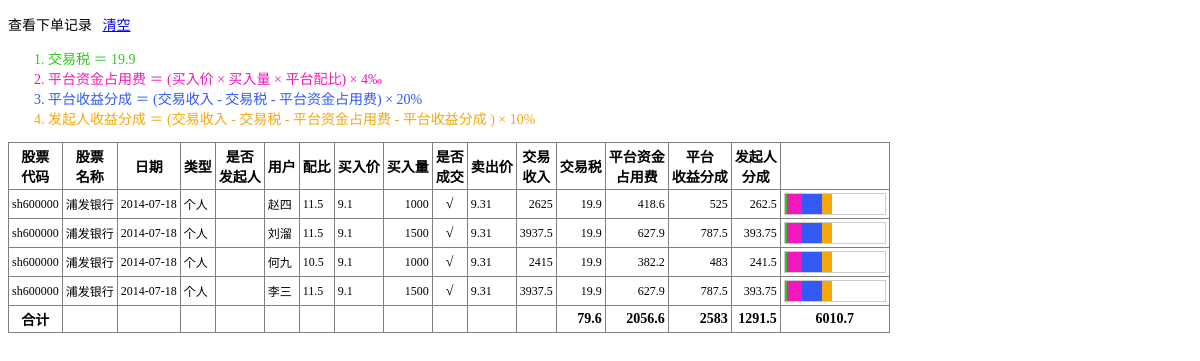
Before: /admin/tradelog_manage.php with the older database file.
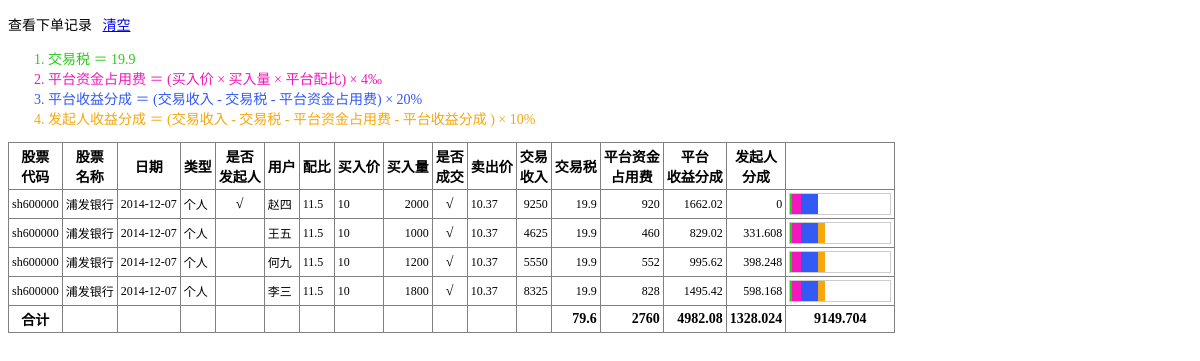
After: the same page with the newer database file.
### tables this page shows
CREATE TABLE `trade_order_log` (
  `id` int(11) NOT NULL AUTO_INCREMENT,
  `order_id` int(11) NOT NULL DEFAULT '0' COMMENT '跟单编号',
  `order_type` tinyint(4) DEFAULT NULL COMMENT '跟单类型 0:个单 1:团单',
  `regdate` date DEFAULT NULL COMMENT '创建日期',
  `user_id` int(11) NOT NULL DEFAULT '0' COMMENT '用户ID',
  `user_name` varchar(50) NOT NULL DEFAULT '0' COMMENT '用户名',
  `fng_nick` varchar(50) NOT NULL DEFAULT '0' COMMENT 'FNG昵称',
  `stock_id` int(11) NOT NULL DEFAULT '0' COMMENT '股票ID',
  `stock_code` varchar(50) NOT NULL DEFAULT '0' COMMENT '股票代码',
  `stock_name` varchar(50) NOT NULL DEFAULT '0' COMMENT '股票名称',
  `buying_rate` float NOT NULL DEFAULT '0' COMMENT '买入价',
  `is_deal` tinyint(4) NOT NULL DEFAULT '0' COMMENT '是否成交',
  `liquidate_date` datetime NOT NULL COMMENT '平仓时间',
  `selling_rate` float NOT NULL DEFAULT '0' COMMENT '卖出价',
  `amount` int(11) DEFAULT '0' COMMENT '买入数量',
  `user_quota` float DEFAULT '0' COMMENT '用户配比',
  `income` float DEFAULT '0' COMMENT '本单收入',
  `stampduty` float DEFAULT '0' COMMENT '交易税',
  `occupancycost` float DEFAULT '0' COMMENT '资金占用费',
  `benefitsharing` float DEFAULT '0' COMMENT '受益分成',
  `initiatorsharing` float DEFAULT '0' COMMENT '发起人分成',
  `is_initiator` varchar(45) NOT NULL DEFAULT '0',
  PRIMARY KEY (`id`)
);

### admin/tradelog_manage.php (the view, shortened to what this page needs)
<!DOCTYPE html>
<html lang="en" xml:lang="en" xmlns="http://www.w3.org/1999/xhtml" xmlns:Web="http://schemas.live.com/Web/">
<head>
</head>
<body>
<p>查看下单记录 &nbsp; <a href="tradelog_manage_clear.php">清空</a></p>
<ol>
	<li class="stampduty">交易税 ＝ 19.9</li>
	<li class="occupancycost">平台资金占用费 ＝ (买入价 × 买入量 × 平台配比) × 4‰</li>
	<li class="benefitsharing">平台收益分成 ＝ (交易收入 - 交易税 - 平台资金占用费) × 20%</li>
	<li class="initiatorsharing">发起人收益分成 ＝ (交易收入 - 交易税 - 平台资金占用费 - 平台收益分成 ) × 10%</li>
</ol>
<?php
	$q =
	"select
		`id`,
		`order_id`,
		`regdate`,
		`order_type`,
		`is_initiator`,
		`user_name`,
		`fng_nick`,
		`stock_code`,
		`stock_name`,
		`buying_rate`,
		`is_deal`,
		`liquidate_date`,
		`selling_rate`,
		`amount`,
		`user_quota`,
		`income`,
		`stampduty`,
		`occupancycost`,
		`benefitsharing`,
		`initiatorsharing`
	from `trade_order_log`
	order by `order_id` desc";
    $rs = mysql_query($q);
	$stampduty_total = 0;
	$occupancycost_total = 0;
	$benefitsharing_total = 0;
	$initiatorsharing_total = 0;
    echo "<table border=\"1\" cellpadding=\"3\" style=\"border-collapse:collapse\">";
    echo "<tr>
	  <!-- th>id</th>
	  <th>单号</th -->
	  <th>股票<br >代码</th>
	  <th>股票<br >名称</th>
	  <th>日期</th>
	  <th>类型</th>
	  <th>是否<br />发起人</th>
	  <th>用户</th>
	  <th>配比</th>
	  <th>买入价</th>
	  <th>买入量</th>
	  <th>是否<br />成交</th>
	  <th>卖出价</th>
	  <th>交易<br >收入</th>
	  <th>交易税</th>
	  <th>平台资金<br >占用费</th>
	  <th>平台<br >收益分成</th>
	  <th>发起人<br >分成</th>
	  <th>&nbsp;</th>
	</tr>";
    while($row = mysql_fetch_array($rs)){
	  echo "<tr>
	  <!-- td>" . $row["id"] . "</td>
	  <td>" . $row["order_id"] . "</td -->
	  <td>" . $row["stock_code"] . "</td>
	  <td>" . $row["stock_name"] . "</td>
	  <td>" . $row["regdate"] . "</td>
	  <td>" . (($row["order_type"]==1)?"官方":"个人") ."</td>
	  <th>" . (($row["is_initiator"]==1) ? '√' : '') . "</th>
	  <td>" . $row["fng_nick"] . "</td>
	  <td>" . $row["user_quota"] . "</td>
	  <td>" . $row["buying_rate"] . "</td>
	  <td class='numvalue'>" . $row["amount"] . "</td>
	  <th>" . (($row["is_deal"]==1) ? '√' : '') . "</th>
	  <td>" . $row["selling_rate"] . "</td>
	  <td class='numvalue'>" . $row["income"] . "</td>
	  <td class='numvalue'>" . $row["stampduty"] . "</td>
	  <td class='numvalue'>" . $row["occupancycost"] . "</td>
	  <td class='numvalue'>" . $row["benefitsharing"] . "</td>
	  <td class='numvalue'>" . $row["initiatorsharing"] . "</td>
	  <td>";
	  $stampduty_total += $row["stampduty"];
	  $occupancycost_total += $row["occupancycost"];
	  $benefitsharing_total += $row["benefitsharing"];
	  $initiatorsharing_total += $row["initiatorsharing"];
	  if($row["income"]>0){
	  	echo "<div class=\"income\" id=\"income_divide\">
	    <div class=\"stampduty\" style=\"width:";
	    if(floor($row["stampduty"]/$row["income"]*100) > 1){
	    	echo floor($row["stampduty"]/$row["income"]*100);
	    }
	    else{
	    	echo "2";
		}
	    echo "px;\"></div>
	    <div class=\"occupancycost\" style=\"width:" . floor($row["occupancycost"]/$row["income"]*100) . "px;\"></div>
	    <div class=\"benefitsharing\" style=\"width:" . floor($row["benefitsharing"]/$row["income"]*100) . "px;\"></div>
	    <div class=\"initiatorsharing\" style=\"width:" . floor($row["initiatorsharing"]/$row["income"]*100) . "px;\"></div>
	  </div>";
		}
	echo "</td>
	  </tr>";
	}
	echo "<tr>
	  <!-- th>id</th>
	  <th>单号</th -->
	  <th>合计</th>
	  <th> </th>
	  <th> </th>
	  <th> </th>
	  <th> </th>
	  <th> </th>
	  <th> </th>
	  <th> </th>
	  <th> </th>
	  <th> </th>
	  <th> </th>
	  <th> </th>
	  <th class='numvalue'>".$stampduty_total."</th>
	  <th class='numvalue'>".$occupancycost_total."</th>
	  <th class='numvalue'>".$benefitsharing_total."</th>
	  <th class='numvalue'>".$initiatorsharing_total."</th>
	  <th>". ($stampduty_total + $occupancycost_total + $benefitsharing_total + $initiatorsharing_total) ."</th>
	</tr>";
    echo "</table>";
?>
</body>
</html>

### admin/tradelog_manage.php (style rules this page uses)
body, div { font-size: 14px; }
td { font-size: 12px; }
.stampduty { color: #2bc91a; }
.occupancycost { color: #f218bb; }
.benefitsharing { color: #335af4; }
.initiatorsharing { color: #f4a80e; }
.numvalue { text-align: right; }
#income_divide { width: 100px; height: 20px; border: 1px solid #ccc; }
#income_divide div { float: left; height: 20px; }
#income_divide .stampduty { background-color: #2bc91a; }
#income_divide .occupancycost { background-color: #f218bb; }
#income_divide .benefitsharing { background-color: #335af4; }
#income_divide .initiatorsharing { background-color: #f4a80e; }

Changed rows visible on the page:
removed trade_order_log: stock_code "sh600000", stock_name "浦发银行", regdate "2014-07-18", order_type "个人", fng_nick "赵四", user_quota "11.5", buying_rate "9.1", amount "1000", selling_rate "9.31", income "2625", stampduty "19.9", occupancycost "418.6", benefitsharing "525", initiatorsharing "262.5"
removed trade_order_log: stock_code "sh600000", stock_name "浦发银行", regdate "2014-07-18", order_type "个人", fng_nick "刘溜", user_quota "11.5", buying_rate "9.1", amount "1500", selling_rate "9.31", income "3937.5", stampduty "19.9", occupancycost "627.9", benefitsharing "787.5", initiatorsharing "393.75"
removed trade_order_log: stock_code "sh600000", stock_name "浦发银行", regdate "2014-07-18", order_type "个人", fng_nick "何九", user_quota "10.5", buying_rate "9.1", amount "1000", selling_rate "9.31", income "2415", stampduty "19.9", occupancycost "382.2", benefitsharing "483", initiatorsharing "241.5"
removed trade_order_log: stock_code "sh600000", stock_name "浦发银行", regdate "2014-07-18", order_type "个人", fng_nick "李三", user_quota "11.5", buying_rate "9.1", amount "1500", selling_rate "9.31", income "3937.5", stampduty "19.9", occupancycost "627.9", benefitsharing "787.5", initiatorsharing "393.75"
added trade_order_log: stock_code "sh600000", stock_name "浦发银行", regdate "2014-12-07", order_type "个人", fng_nick "赵四", user_quota "11.5", buying_rate "10", amount "2000", selling_rate "10.37", income "9250", stampduty "19.9", occupancycost "920", benefitsharing "1662.02", initiatorsharing "0"
added trade_order_log: stock_code "sh600000", stock_name "浦发银行", regdate "2014-12-07", order_type "个人", fng_nick "王五", user_quota "11.5", buying_rate "10", amount "1000", selling_rate "10.37", income "4625", stampduty "19.9", occupancycost "460", benefitsharing "829.02", initiatorsharing "331.608"
added trade_order_log: stock_code "sh600000", stock_name "浦发银行", regdate "2014-12-07", order_type "个人", fng_nick "何九", user_quota "11.5", buying_rate "10", amount "1200", selling_rate "10.37", income "5550", stampduty "19.9", occupancycost "552", benefitsharing "995.62", initiatorsharing "398.248"
added trade_order_log: stock_code "sh600000", stock_name "浦发银行", regdate "2014-12-07", order_type "个人", fng_nick "李三", user_quota "11.5", buying_rate "10", amount "1800", selling_rate "10.37", income "8325", stampduty "19.9", occupancycost "828", benefitsharing "1495.42", initiatorsharing "598.168"
Other visible differences:
$occupancycost_total: "2056.6" → "2760"
$benefitsharing_total: "2583" → "4982.08"
$initiatorsharing_total: "1291.5" → "1328.024"
text no longer shown: "6010.7"
text now shown: "9149.704"
